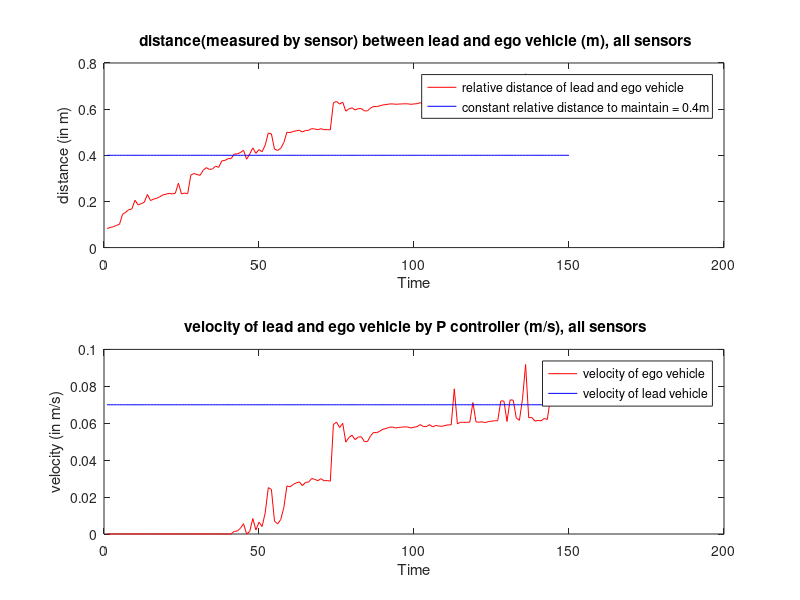
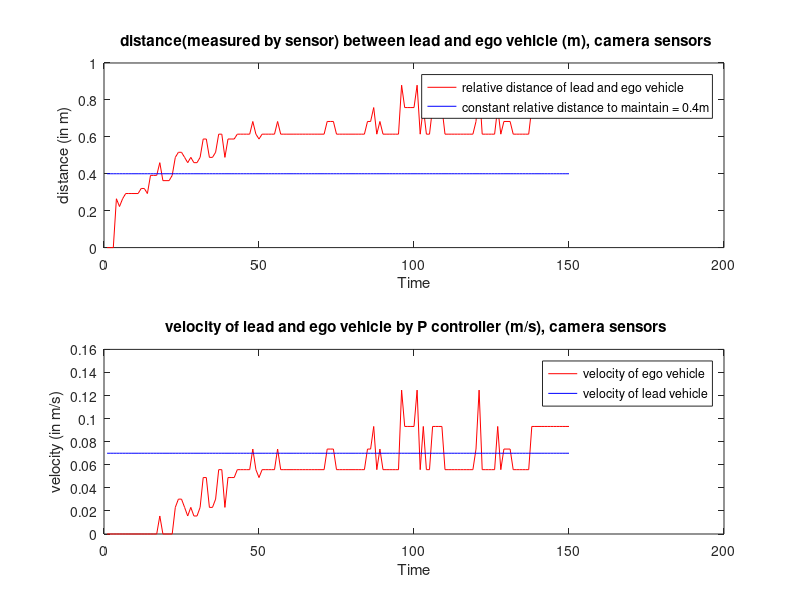

MATLAB code for these plots, in order: (Note: this script raises an error after producing the figures.)
clear all, close all, clc

const_dist = 0.4;
%% loading data for constant velocity 0.07 m/s with P controller, all sensors frame rate =16

ego_bot_vel_pt07_load = load('V_x_relsave_plot_all.mat');
ego_bot_vel_pt07 = ego_bot_vel_pt07_load.V_x_rel_save;
ego_bot_dist_pt07_load = load('x_relsave_plot_all.mat');
ego_bot_dist_pt07 = ego_bot_dist_pt07_load.x_rel_save(1,1:end);

%error_dist_pt07 = ego_bot_dist_pt07 - const_dist;

%%% plotting the data for constant velocity 0.07m/s %%%
indx_pt07 = 1:length(ego_bot_vel_pt07);
%zero_dist_plot = zeros(length(ego_bot_vel_pt07),1);
const_dist_plot = const_dist*ones(length(ego_bot_vel_pt07),1);
const_vel_plot = 0.07*ones(length(ego_bot_vel_pt07),1);

figure(1)
hold on
ax(1) = subplot(2,1,1);
plot(indx_pt07(1:150), ego_bot_dist_pt07(1:150), 'r', indx_pt07(1:150), const_dist_plot(1:150), 'b')
xlabel('Time')
ylabel('distance (in m)')
title(' distance(measured by sensor) between lead and ego vehicle (m), all sensors')
legend('relative distance of lead and ego vehicle', 'constant relative distance to maintain = 0.4m')
ax(2) = subplot(2,1,2);
plot(indx_pt07(1:150), ego_bot_vel_pt07(1:150), 'r', indx_pt07(1:150), const_vel_plot(1:150), 'b')
xlabel('Time')
ylabel('velocity (in m/s)')
title(' velocity of lead and ego vehicle by P controller (m/s), all sensors')
legend('velocity of ego vehicle', 'velocity of lead vehicle')
hold off


%% loading data for constant velocity 0.07 m/s with P controller, camera sensors frame rate =16

ego_bot_vel_pt07_load = load('V_x_relsave_plot_camera.mat');
ego_bot_vel_pt07 = ego_bot_vel_pt07_load.V_x_rel_save;
ego_bot_dist_pt07_load = load('x_relsave_plot_camera.mat');
ego_bot_dist_pt07 = ego_bot_dist_pt07_load.x_rel_save(1, :);

%error_dist_pt07 = ego_bot_dist_pt07 - const_dist;

%%% plotting the data for constant velocity 0.07m/s %%%
indx_pt07 = 1:length(ego_bot_vel_pt07);
%zero_dist_plot = zeros(length(ego_bot_vel_pt07),1);
const_dist_plot = const_dist*ones(length(ego_bot_vel_pt07),1);
const_vel_plot = 0.07*ones(length(ego_bot_vel_pt07),1);

figure(2)
hold on
ax(1) = subplot(2,1,1);
plot(indx_pt07(1:150), ego_bot_dist_pt07(1:150), 'r', indx_pt07(1:150), const_dist_plot(1:150), 'b')
xlabel('Time')
ylabel('distance (in m)')
title(' distance(measured by sensor) between lead and ego vehicle (m), camera sensors')
legend('relative distance of lead and ego vehicle', 'constant relative distance to maintain = 0.4m')
ax(2) = subplot(2,1,2);
plot(indx_pt07(1:150), ego_bot_vel_pt07(1:150), 'r', indx_pt07(1:150), const_vel_plot(1:150), 'b')
xlabel('Time')
ylabel('velocity (in m/s)')
title(' velocity of lead and ego vehicle by P controller (m/s), camera sensors')
legend('velocity of ego vehicle', 'velocity of lead vehicle')
hold off

%% loading data for variable velocity with P controller, all sensors frame rate =16

ego_bot_vel_pt07_load = load('V_x_relsave_plot_step_all.mat');
ego_bot_vel_pt07 = ego_bot_vel_pt07_load.V_x_rel_save;
ego_bot_dist_pt07_load = load('x_relsave_plot_step_all.mat');
ego_bot_dist_pt07 = ego_bot_dist_pt07_load.x_rel_save(1,1:end);

%error_dist_pt07 = ego_bot_dist_pt07 - const_dist;
lead_vel_vari = rosbag('test_rosbag_variable_vel.bag');
lead_vel_vari_select = select(lead_vel_vari,'Topic','/cmd_vel');
msgStructs = readMessages(lead_vel_vari_select,'DataFormat','struct');
lead_bot_vel_vari =[];
for i = 1:2:length(msgStructs)
    lead_bot_vel_vari = [lead_bot_vel_vari, msgStructs{i, 1}.Linear.X];
end

%const_dist_plot = const_dist*ones(length(ego_bot_dist_vari),1);
%const_vel_plot = 0.07*ones(length(lead_bot_vel_vari),1);
shift_arry_7_ele = 0.1*ones(1,40);
lead_bot_vel_vari = [shift_arry_7_ele, lead_bot_vel_vari(1:end-1)];
indx_pt07 = 1:length(lead_bot_vel_vari);


figure(3)
hold on
ax(1) = subplot(2,1,1);
plot(indx_pt07(1:120), ego_bot_dist_pt07(1:120), 'r', indx_pt07(1:120), const_dist_plot(1:120), 'b')
xlabel('Time')
ylabel('distance (in m)')
title(' distance(measured by sensor) between lead and ego vehicle (m), all sensors')
legend('relative distance of lead and ego vehicle', 'constant relative distance to maintain = 0.4m')
ax(2) = subplot(2,1,2);
plot(indx_pt07(1:120), ego_bot_vel_pt07(1:120), 'r', indx_pt07(1:120), lead_bot_vel_vari(1:120), 'b')
xlabel('Time')
ylabel('velocity (in m/s)')
title(' step velocity of lead and ego vehicle by P controller (m/s), all sensors')
legend('velocity of ego vehicle', 'velocity of lead vehicle')
hold off